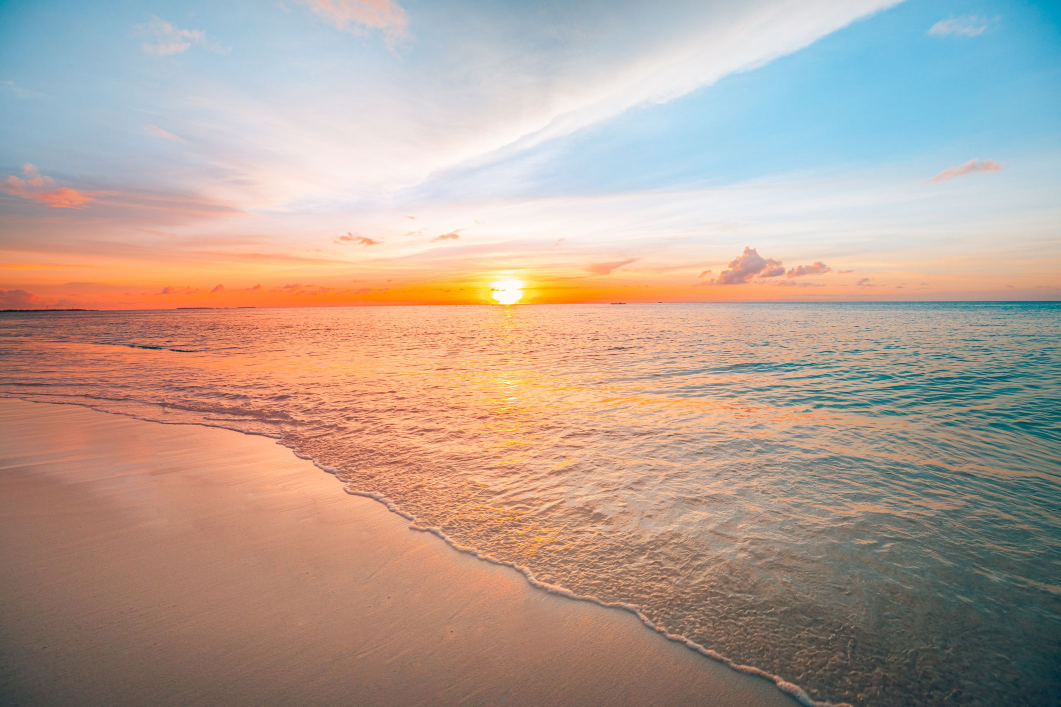
#> input picture 03-MemesGifs/sunset.jpg, 2121 x 1414 px (shown at 1/2 size)
$ python bewerk_afbeelding.py
#> lines starting #> are read from the running program, lines starting #| are printed output that depends on the picture
from PIL import Image

# Afbeelding openen en oplsaan in de variabele met de naam: afbeelding
afbeelding = Image.open("sunset.jpg")
#> afbeelding is the input picture: PIL image 2121x1414 RGB; mean R, G, B 180.5, 160.3, 148.1

# De afbeelding tonen in de standaard image viewer van jouw systeem
afbeelding.show()

# De breedte en hoogte van de afbeelding lezen en tonen
breedte = str(afbeelding.width)
#> breedte = '2121'
hoogte = str(afbeelding.height)
#> hoogte = '1414'

# breedte en hoogte door twee delen (en afronden naar beneden)

helft_breedte = afbeelding.width // 2
#> helft_breedte = 1060
helft_hoogte = afbeelding.height // 2
#> helft_hoogte = 707

# Met het resize commando kun je de afmetingen van afbeelding aanpassen
# Deze verwacht een Tuple variabele:
nieuwe_afmeting = (helft_breedte, helft_hoogte)
#> nieuwe_afmeting = (1060, 707)

# Hier wordt de afbeelding kleiner gemaakt en opgeslagen in een nieuwe variabele!
kleinere_afbeelding = afbeelding.resize(nieuwe_afmeting)
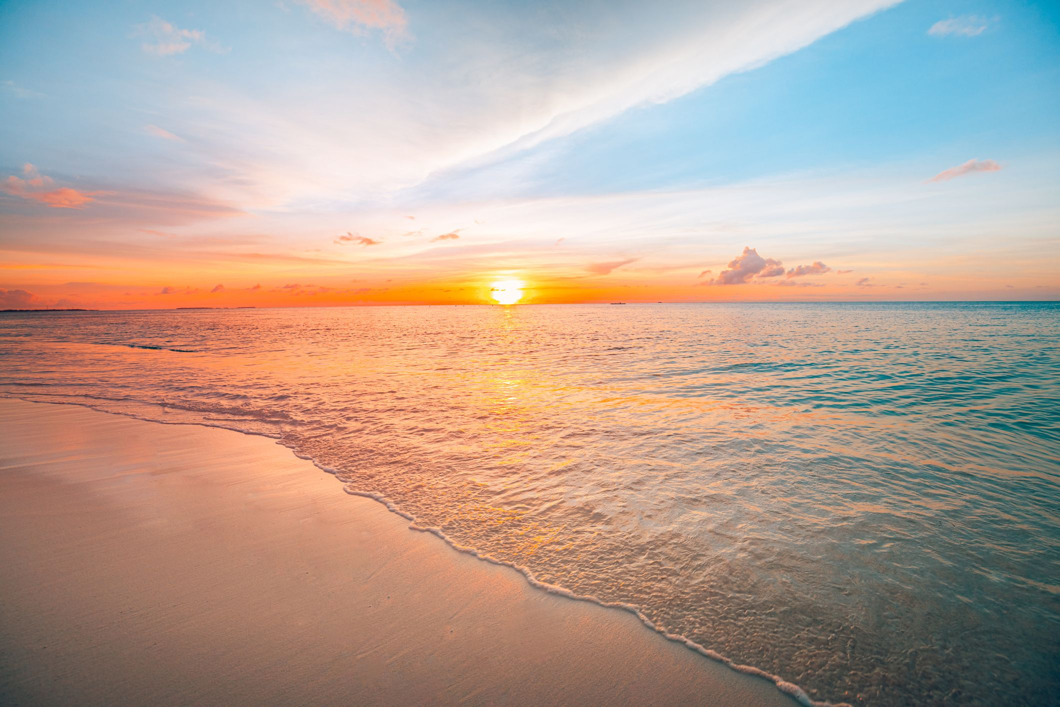
#> kleinere_afbeelding: PIL image 1060x707 RGB; mean R, G, B 180.5, 160.3, 148.1

# Nu de kleinere afbeelding opslaan me save(). Gebruik de originele bestandsnaam met ergens "klein" er in.
kleinere_afbeelding.save('sunset_klein.jpg')

# Zet hier nu zelf de Python code onder om de kleinere afbeelding op het scherm te tonen
